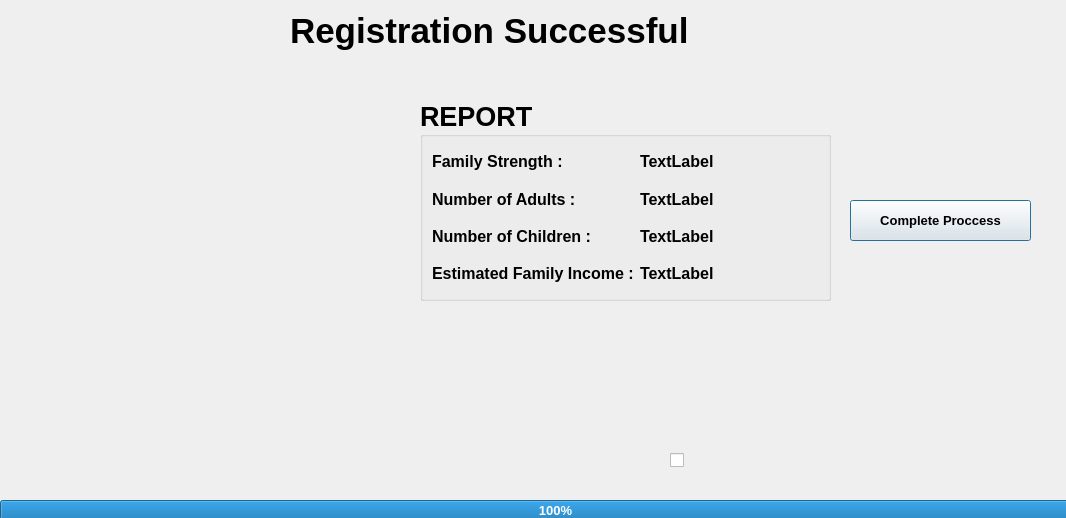
<?xml version="1.0" encoding="UTF-8"?>
<ui version="4.0">
 <class>Dialog5</class>
 <widget class="QDialog" name="Dialog5">
  <property name="geometry">
   <rect>
    <x>0</x>
    <y>0</y>
    <width>1066</width>
    <height>518</height>
   </rect>
  </property>
  <property name="font">
   <font>
    <pointsize>10</pointsize>
    <weight>75</weight>
    <bold>true</bold>
   </font>
  </property>
  <property name="windowTitle">
   <string>Dialog</string>
  </property>
  <property name="styleSheet">
   <string notr="true">background-image: url(:/new/prefix1/D:/FEC/pexels-madison-inouye-1831234.jpg);</string>
  </property>
  <widget class="QLabel" name="label_2">
   <property name="geometry">
    <rect>
     <x>290</x>
     <y>0</y>
     <width>531</width>
     <height>61</height>
    </rect>
   </property>
   <property name="font">
    <font>
     <pointsize>26</pointsize>
     <weight>75</weight>
     <bold>true</bold>
    </font>
   </property>
   <property name="text">
    <string>Registration Successful</string>
   </property>
  </widget>
  <widget class="QProgressBar" name="progressBar">
   <property name="geometry">
    <rect>
     <x>0</x>
     <y>500</y>
     <width>1111</width>
     <height>20</height>
    </rect>
   </property>
   <property name="value">
    <number>100</number>
   </property>
   <property name="format">
    <string>%p%</string>
   </property>
  </widget>
  <widget class="QGroupBox" name="groupBox">
   <property name="geometry">
    <rect>
     <x>420</x>
     <y>100</y>
     <width>411</width>
     <height>201</height>
    </rect>
   </property>
   <property name="font">
    <font>
     <pointsize>20</pointsize>
     <weight>75</weight>
     <bold>true</bold>
    </font>
   </property>
   <property name="title">
    <string>REPORT</string>
   </property>
   <layout class="QGridLayout" name="gridLayout">
    <item row="0" column="0">
     <widget class="QLabel" name="label_4">
      <property name="font">
       <font>
        <pointsize>12</pointsize>
        <weight>75</weight>
        <bold>true</bold>
       </font>
      </property>
      <property name="text">
       <string>Family Strength :</string>
      </property>
     </widget>
    </item>
    <item row="0" column="1">
     <widget class="QLabel" name="label_total">
      <property name="font">
       <font>
        <pointsize>12</pointsize>
        <weight>75</weight>
        <bold>true</bold>
       </font>
      </property>
      <property name="text">
       <string>TextLabel</string>
      </property>
     </widget>
    </item>
    <item row="1" column="0">
     <widget class="QLabel" name="label_5">
      <property name="font">
       <font>
        <pointsize>12</pointsize>
        <weight>75</weight>
        <bold>true</bold>
       </font>
      </property>
      <property name="text">
       <string>Number of Adults :</string>
      </property>
     </widget>
    </item>
    <item row="1" column="1">
     <widget class="QLabel" name="label_numadults">
      <property name="font">
       <font>
        <pointsize>12</pointsize>
        <weight>75</weight>
        <bold>true</bold>
       </font>
      </property>
      <property name="text">
       <string>TextLabel</string>
      </property>
     </widget>
    </item>
    <item row="2" column="0">
     <widget class="QLabel" name="label_6">
      <property name="font">
       <font>
        <pointsize>12</pointsize>
        <weight>75</weight>
        <bold>true</bold>
       </font>
      </property>
      <property name="text">
       <string>Number of Children :</string>
      </property>
     </widget>
    </item>
    <item row="2" column="1">
     <widget class="QLabel" name="label_numchildren">
      <property name="font">
       <font>
        <pointsize>12</pointsize>
        <weight>75</weight>
        <bold>true</bold>
       </font>
      </property>
      <property name="text">
       <string>TextLabel</string>
      </property>
     </widget>
    </item>
    <item row="3" column="0">
     <widget class="QLabel" name="label_3">
      <property name="font">
       <font>
        <pointsize>12</pointsize>
        <weight>75</weight>
        <bold>true</bold>
       </font>
      </property>
      <property name="text">
       <string>Estimated Family Income :</string>
      </property>
     </widget>
    </item>
    <item row="3" column="1">
     <widget class="QLabel" name="label_income">
      <property name="font">
       <font>
        <pointsize>12</pointsize>
        <weight>75</weight>
        <bold>true</bold>
       </font>
      </property>
      <property name="text">
       <string>TextLabel</string>
      </property>
     </widget>
    </item>
   </layout>
  </widget>
  <widget class="QLabel" name="label">
   <property name="geometry">
    <rect>
     <x>60</x>
     <y>100</y>
     <width>261</width>
     <height>201</height>
    </rect>
   </property>
   <property name="styleSheet">
    <string notr="true">image: url(:/new/prefix1/D:/FEC/medical_mask_PNG48.png);</string>
   </property>
   <property name="text">
    <string/>
   </property>
  </widget>
  <widget class="QLabel" name="label_loan">
   <property name="geometry">
    <rect>
     <x>320</x>
     <y>330</y>
     <width>531</width>
     <height>41</height>
    </rect>
   </property>
   <property name="font">
    <font>
     <pointsize>16</pointsize>
     <weight>75</weight>
     <bold>true</bold>
    </font>
   </property>
   <property name="text">
    <string/>
   </property>
  </widget>
  <widget class="QPushButton" name="pushButton">
   <property name="geometry">
    <rect>
     <x>850</x>
     <y>200</y>
     <width>181</width>
     <height>41</height>
    </rect>
   </property>
   <property name="font">
    <font>
     <pointsize>10</pointsize>
     <weight>75</weight>
     <bold>true</bold>
    </font>
   </property>
   <property name="text">
    <string>Complete Proccess</string>
   </property>
  </widget>
  <widget class="QLabel" name="label_loan_2">
   <property name="geometry">
    <rect>
     <x>70</x>
     <y>380</y>
     <width>931</width>
     <height>41</height>
    </rect>
   </property>
   <property name="font">
    <font>
     <pointsize>12</pointsize>
     <weight>75</weight>
     <bold>true</bold>
    </font>
   </property>
   <property name="text">
    <string/>
   </property>
  </widget>
  <widget class="QLabel" name="label_loan_3">
   <property name="geometry">
    <rect>
     <x>370</x>
     <y>430</y>
     <width>291</width>
     <height>41</height>
    </rect>
   </property>
   <property name="font">
    <font>
     <pointsize>14</pointsize>
     <weight>75</weight>
     <bold>true</bold>
    </font>
   </property>
   <property name="text">
    <string/>
   </property>
  </widget>
  <widget class="QCheckBox" name="checkBox">
   <property name="geometry">
    <rect>
     <x>670</x>
     <y>450</y>
     <width>21</width>
     <height>21</height>
    </rect>
   </property>
   <property name="text">
    <string/>
   </property>
  </widget>
 </widget>
 <resources/>
 <connections/>
</ui>
